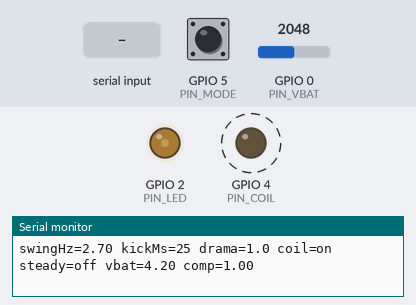
Recording of a sketch running on a simulated ESP32-C3. Parts: output pins drawn as LEDs (lit = HIGH), the last lines printed to the serial monitor. Dashed ring = blinking. The test bench sets the inputs (shaded band); at power-on: GPIO 0 (PIN_VBAT) = 2048, GPIO 5 (PIN_MODE) LOW (analog values on the 0–4095 scale). Random numbers use the default seed unless the sketch sets one.

Above: at 1.25 s.
1.3 s: GPIO 0 (PIN_VBAT) set to 1460
At 3.8 s:
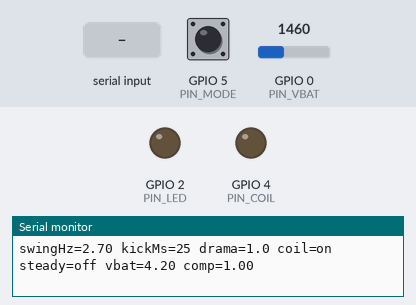
4.8 s: "]" received over Serial
At 10.79 s:
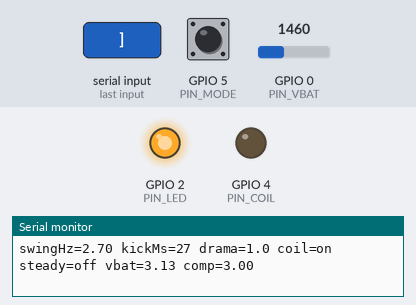
10.8 s: "-" received over Serial
16.8 s: "s" received over Serial
At 18.48 s:
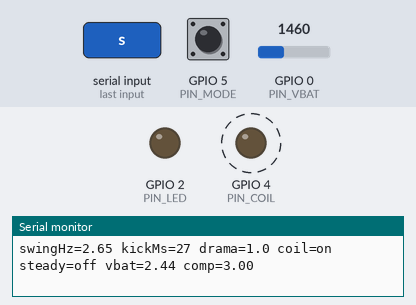
21.4 s: "+" received over Serial
Timing chart, 0 to 31.9 s (numbered marks = the images above; inputs shaded):
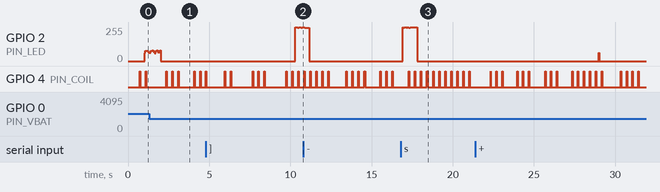

The sketch:

candle_esp32.ino
```cpp
// ESP32 flame candle controller — reusing the YMT-LZ06 board (U3 and U4 removed)
//
//  Hookup (see wiring notes in chat):
//    BAT+  -> ESP32 VIN           (stock slide switch becomes the power switch)
//    BAT+  -> 100 ohm -> LED+     (charge pump bypassed)
//    GPIO LED  -> U4 pin 5 pad    (sinks LED-, ACTIVE LOW)
//    GPIO COIL -> XQK test point  (-> R2 -> Q3 base, active high)
//    GPIO IR   <- YK test point   (optional, IR receiver output)
//    GPIO VBAT <- BAT+ via 100k/100k divider (optional, brightness compensation)
//    GPIO MODE <- switch throw pin that used to go to U4 (optional, 4h/8h side)
//
//  Behavior:
//    - Layered LED flicker: slow wander + fast shimmer + random gusts + rare sputters
//    - Coil: stock-style burst/rest idle (bursts of kicks at ~swingHz, then a rest),
//      and long in-phase bursts during gusts for a big swing
//    - Optional battery compensation so brightness doesn't sag as the LiPo drains
//    - Optional auto-off timer (4h / 8h by switch side), ESP32 deep-sleeps after
//
//  Target: Arduino-ESP32 core 3.x (ledcAttach / ledcWrite by pin). Pins suit an
//  ESP32-C3 SuperMini; change for your board.
//
//  Serial tuning (115200 baud):
//    + / -   swing frequency +/- 0.05 Hz     [ / ]   kick width -/+ 2 ms
//    k       steady kicking (resonance hunt) c       coil on/off
//    g       gust now                        s       sputter now
//    d / D   drama -/+ 0.1                   b       print battery voltage
//    ?       print settings

#include <Arduino.h>
#include <math.h>

// ---------------- Pins ----------------
const int PIN_LED  = 2;    // -> U4 pin 5 pad (active low)
const int PIN_COIL = 4;    // -> XQK
const int PIN_VBAT = 0;    // ADC, battery divider. Set to -1 to disable compensation
const int PIN_MODE = 5;    // switch sense. Set to -1 to disable the auto-off timer

// ---------------- LED ----------------
const int   LED_PWM_FREQ = 5000;
const int   LED_PWM_BITS = 12;
const int   LED_MAX      = (1 << LED_PWM_BITS) - 1;
const float GAMMA        = 2.2f;
const bool  LED_ACTIVE_LOW = true;

// Battery compensation: LED current ~ (Vbat - Vf) / R. Normalize to full-charge current.
const float LED_VF       = 2.9f;   // warm-white forward voltage
const float VBAT_FULL    = 4.2f;
const float VBAT_DIVIDER = 2.0f;   // 100k/100k

// ---------------- Flicker tuning ----------------
float drama           = 1.0f;    // scales every effect (0 = calm, 1.5 = wild)
float brightnessFloor = 0.03f;
float gustMeanSec     = 18.0f;   // mean seconds between gusts (exponential)
float sputterMeanSec  = 150.0f;  // mean seconds between near-blowouts

// ---------------- Coil tuning ----------------
float swingHz   = 2.7f;    // measured on the stock board; sweep +/-0.3 to find peak
int   kickMs    = 25;      // stock used ~40 ms on alkalines; LiPo pushes ~40% more current
bool  coilEnabled = true;
bool  steadyKick  = false; // kick every cycle, no rest (resonance hunting)

// Idle burst/rest pattern (mimics stock: ~1 s of kicks, ~1 s rest, randomized)
int   idleBurstMin = 3,  idleBurstMax = 5;      // kicks per burst
int   idleRestMinMs = 500, idleRestMaxMs = 1500;
float idleJitter   = 0.05f;                     // period jitter (fraction)

// ---------------- Auto-off ----------------
const uint32_t TIMER_A_MS = 4UL * 3600UL * 1000UL;
const uint32_t TIMER_B_MS = 8UL * 3600UL * 1000UL;
const bool     MODE_PIN_HIGH_IS_B = true;  // which side of the switch means 8h

// ---------------- Timing ----------------
const uint32_t STEP_MS = 5;  // 200 Hz flicker update

// ---------------- Helpers ----------------
float frand() { return (float)esp_random() / 4294967295.0f; }
float frandRange(float a, float b) { return a + (b - a) * frand(); }
int   irand(int a, int b) { return a + (int)(frand() * (b - a + 1)); }
float expRand(float mean) { return -logf(1.0f - frand() * 0.9999f) * mean; }
float clampf(float v, float lo, float hi) { return v < lo ? lo : (v > hi ? hi : v); }
float lerpf(float a, float b, float t) { return a + (b - a) * clampf(t, 0, 1); }

// ---------------- Flicker state ----------------
float wander = 0.85f, wanderTarget = 0.85f;
uint32_t nextWanderMs = 0;
float shimmer = 0, shimmerTarget = 0;
uint32_t nextShimmerMs = 0;

bool gustActive = false;
uint32_t gustStartMs = 0, gustDurMs = 0, nextGustMs = 0;
float gustDepth = 0, gustHz = 10, gustPhase = 0;

bool sputterActive = false;
uint32_t sputterStartMs = 0, nextSputterMs = 0, nextStutterMs = 0;
float stutterVal = 0.05f;

float batComp = 1.0f;        // PWM multiplier from battery compensation
float vbat = VBAT_FULL;
uint32_t nextBatMs = 0;

// ---------------- Coil state ----------------
uint32_t nextKickMs = 0, coilOffMs = 0;
bool coilOn = false;
int  kicksLeftInBurst = 0;

// ---------------------------------------------------------------
void startGust(uint32_t now) {
  gustActive  = true;
  gustStartMs = now;
  gustDurMs   = (uint32_t)frandRange(600, 2200);
  gustDepth   = clampf(frandRange(0.5f, 0.8f) * drama, 0, 0.92f);
  gustHz      = frandRange(8.0f, 12.0f);
}

void startSputter(uint32_t now) {
  sputterActive  = true;
  sputterStartMs = now;
  nextStutterMs  = now;
  startGust(now);
  gustDurMs = 1600;
}

// Gust envelope: quick attack, hold, slow squared decay
float gustEnvelope(uint32_t now) {
  if (!gustActive) return 0;
  float t = now - gustStartMs, d = gustDurMs;
  if (t >= d) { gustActive = false; return 0; }
  if (t < 150) return t / 150.0f;
  if (t < 0.6f * d) return 1.0f;
  float x = 1.0f - (t - 0.6f * d) / (0.4f * d);
  return x * x;
}

// Per-cycle dip: brightness falls fast, recovers slow
float dipShape(float phase) {
  float p = phase - floorf(phase);
  return p < 0.3f ? p / 0.3f : 1.0f - (p - 0.3f) / 0.7f;
}

float sputterMult(uint32_t now) {
  if (!sputterActive) return 1.0f;
  uint32_t t = now - sputterStartMs;
  if (t < 80)   return lerpf(1.0f, 0.05f, t / 80.0f);
  if (t < 700) {
    if (now >= nextStutterMs) {
      stutterVal    = frandRange(0.03f, 0.45f);
      nextStutterMs = now + (uint32_t)frandRange(30, 70);
    }
    return stutterVal;
  }
  if (t < 1100) return lerpf(0.45f, 1.18f, (t - 700) / 400.0f);  // overshoot
  if (t < 1500) return lerpf(1.18f, 1.0f, (t - 1100) / 400.0f);
  sputterActive = false;
  return 1.0f;
}

void writeLed(float b) {
  b = clampf(b, brightnessFloor, 1.0f);
  float duty = powf(b, GAMMA) * batComp;
  uint32_t v = (uint32_t)(clampf(duty, 0, 1) * LED_MAX);
  ledcWrite(PIN_LED, LED_ACTIVE_LOW ? LED_MAX - v : v);
}

void updateBattery(uint32_t now) {
  if (PIN_VBAT < 0 || now < nextBatMs) return;
  nextBatMs = now + 2000;
  // analogReadMilliVolts handles the ESP32's ADC calibration
  float v = analogReadMilliVolts(PIN_VBAT) / 1000.0f * VBAT_DIVIDER;
  vbat += (v - vbat) * 0.3f;
  // Current scales with (Vbat - Vf); boost duty to hold full-charge brightness
  float iNow = max(vbat - LED_VF, 0.15f);
  batComp = clampf((VBAT_FULL - LED_VF) / iNow, 1.0f, 3.0f);
}

void updateFlicker(uint32_t now) {
  // Layer 1: slow wander
  if (now >= nextWanderMs) {
    wanderTarget = frandRange(0.76f, 0.92f);
    nextWanderMs = now + (uint32_t)frandRange(300, 1500);
  }
  wander += (wanderTarget - wander) * (STEP_MS / 600.0f);

  // Layer 2: fast shimmer (~8-12 Hz content)
  if (now >= nextShimmerMs) {
    shimmerTarget = frandRange(-0.05f, 0.05f) * drama;
    nextShimmerMs = now + (uint32_t)frandRange(40, 120);
  }
  shimmer += (shimmerTarget - shimmer) * 0.25f;

  // Event scheduling (exponential gaps: never feels periodic)
  if (!gustActive && !sputterActive && now >= nextGustMs) {
    startGust(now);
    nextGustMs = now + (uint32_t)(expRand(gustMeanSec) * 1000);
  }
  if (!sputterActive && now >= nextSputterMs) {
    startSputter(now);
    nextSputterMs = now + (uint32_t)(expRand(sputterMeanSec) * 1000);
  }

  // Layer 3: gust dips
  float env = gustEnvelope(now), gMult = 1.0f;
  if (env > 0) {
    gustPhase += (STEP_MS / 1000.0f) * gustHz * frandRange(0.85f, 1.15f);
    gMult = 1.0f - gustDepth * env * dipShape(gustPhase);
  }

  // Layer 4: sputter
  writeLed((wander + shimmer) * gMult * sputterMult(now));
}

void updateCoil(uint32_t now) {
  if (coilOn && now >= coilOffMs) {
    digitalWrite(PIN_COIL, LOW);
    coilOn = false;
  }
  if (now < nextKickMs) return;

  float periodMs = 1000.0f / swingHz;
  bool gusting = gustActive || sputterActive;
  int width;
  uint32_t nextDelay;

  if (steadyKick) {
    width = kickMs;
    nextDelay = (uint32_t)periodMs;
  } else if (gusting) {
    // Pump continuously in phase: amplitude builds for the whole gust
    width = (int)(kickMs * 1.4f);
    nextDelay = (uint32_t)(periodMs * (1.0f + 0.02f * frandRange(-1, 1)));
    kicksLeftInBurst = 0;  // force a fresh burst/rest decision after the gust
  } else {
    if (kicksLeftInBurst <= 0) {
      // Rest between bursts, then start a new burst
      kicksLeftInBurst = irand(idleBurstMin, idleBurstMax);
      nextKickMs = now + irand(idleRestMinMs, idleRestMaxMs);
      return;
    }
    kicksLeftInBurst--;
    width = kickMs;
    nextDelay = (uint32_t)(periodMs * (1.0f + idleJitter * frandRange(-1, 1)));
  }

  if (coilEnabled) {
    digitalWrite(PIN_COIL, HIGH);
    coilOn = true;
    coilOffMs = now + width;
  }
  nextKickMs = now + nextDelay;
}

void checkAutoOff(uint32_t now) {
  if (PIN_MODE < 0) return;
  bool sideB = digitalRead(PIN_MODE) == (MODE_PIN_HIGH_IS_B ? HIGH : LOW);
  uint32_t limit = sideB ? TIMER_B_MS : TIMER_A_MS;
  if (now < limit) return;
  // Shut everything down and sleep. The slide switch cycling off/on resets the ESP32.
  digitalWrite(PIN_COIL, LOW);
  ledcWrite(PIN_LED, LED_ACTIVE_LOW ? LED_MAX : 0);
  Serial.println("Auto-off timer reached, sleeping.");
  delay(50);
  esp_deep_sleep_start();
}

void printSettings() {
  Serial.printf("swingHz=%.2f kickMs=%d drama=%.1f coil=%s steady=%s vbat=%.2f comp=%.2f\n",
                swingHz, kickMs, drama, coilEnabled ? "on" : "off",
                steadyKick ? "on" : "off", vbat, batComp);
}

void handleSerial(uint32_t now) {
  while (Serial.available()) {
    char c = Serial.read();
    switch (c) {
      case '+': swingHz += 0.05f; break;
      case '-': swingHz = max(0.5f, swingHz - 0.05f); break;
      case ']': kickMs = min(80, kickMs + 2); break;
      case '[': kickMs = max(4, kickMs - 2); break;
      case 'k': steadyKick = !steadyKick; break;
      case 'c': coilEnabled = !coilEnabled; break;
      case 'g': startGust(now); break;
      case 's': startSputter(now); break;
      case 'd': drama = max(0.0f, drama - 0.1f); break;
      case 'D': drama = min(1.5f, drama + 0.1f); break;
      case 'b': case '?': break;
      default: continue;
    }
    printSettings();
  }
}

void setup() {
  Serial.begin(115200);
  pinMode(PIN_COIL, OUTPUT);
  digitalWrite(PIN_COIL, LOW);
  ledcAttach(PIN_LED, LED_PWM_FREQ, LED_PWM_BITS);
  writeLed(0.0f);
  if (PIN_MODE >= 0) pinMode(PIN_MODE, INPUT_PULLDOWN);
  if (PIN_VBAT >= 0) { pinMode(PIN_VBAT, INPUT); analogReadResolution(12); }

  uint32_t now = millis();
  nextGustMs    = now + (uint32_t)(expRand(gustMeanSec) * 1000);
  nextSputterMs = now + (uint32_t)(expRand(sputterMeanSec) * 1000);
  printSettings();
}

void loop() {
  static uint32_t last = 0;
  uint32_t now = millis();
  handleSerial(now);
  updateCoil(now);  // every loop, for accurate pulse widths
  if (now - last >= STEP_MS) {
    last = now;
    updateBattery(now);
    updateFlicker(now);
    checkAutoOff(now);
  }
}
```
